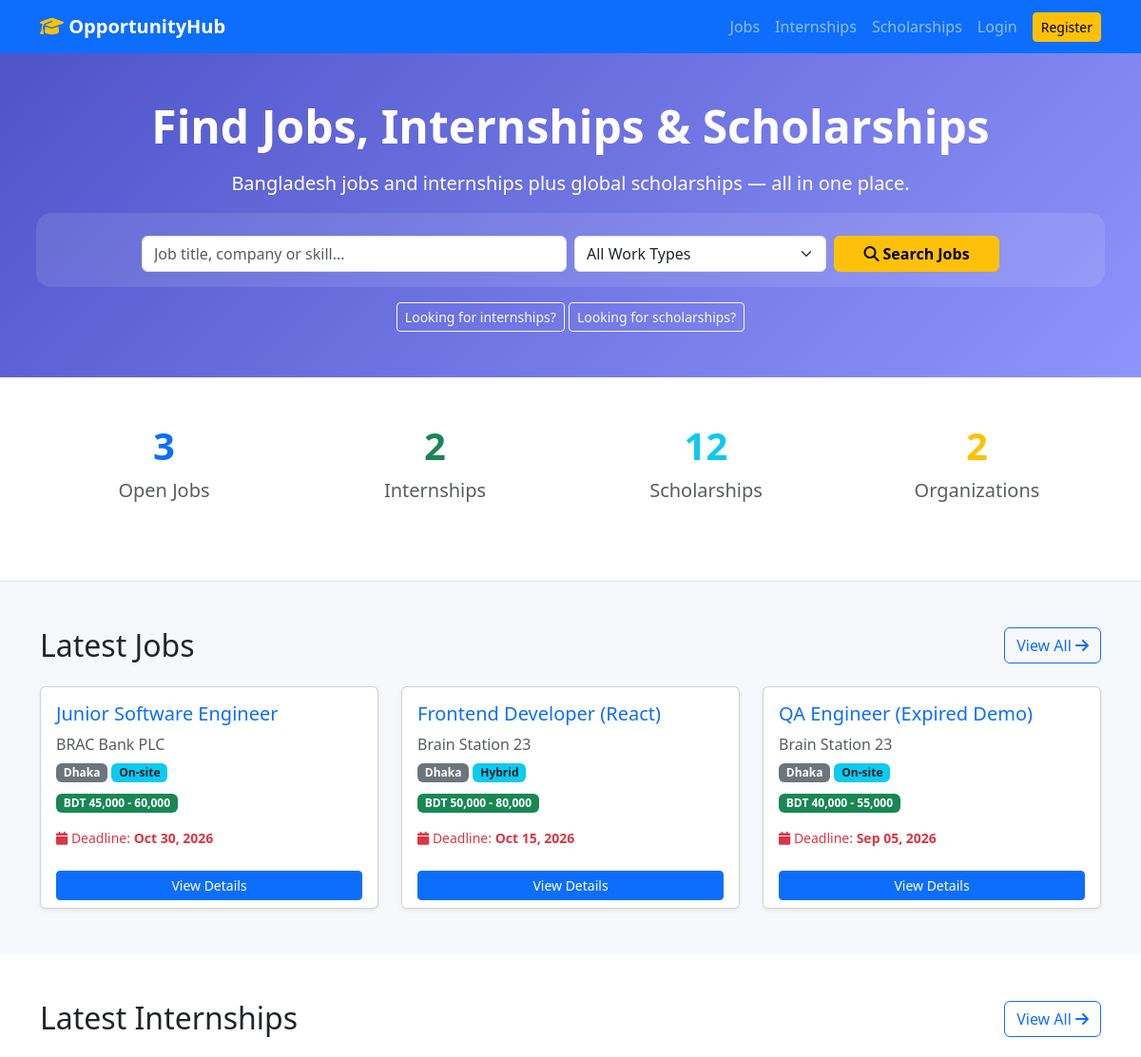
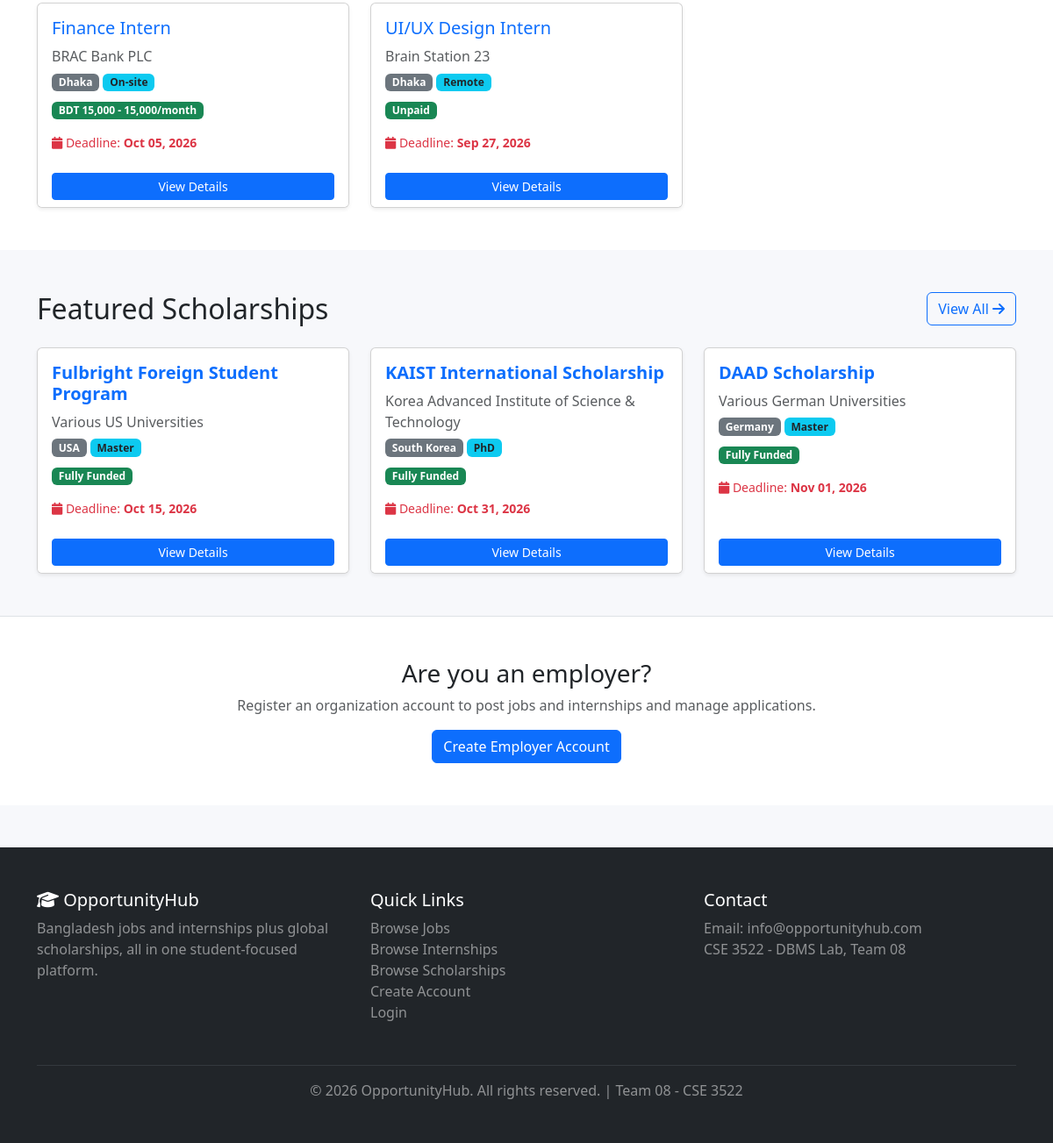
The page /pages/index.php on the database its author committed (2 pictures, top to bottom).
### tables this page shows
CREATE TABLE postings (
    posting_id INT PRIMARY KEY AUTO_INCREMENT,
    organization_id INT NOT NULL,
    posting_type ENUM('Job','Internship') NOT NULL,
    title VARCHAR(200) NOT NULL,
    category_id INT,
    description TEXT,
    responsibilities TEXT,
    requirements TEXT,
    qualifications TEXT,
    skills VARCHAR(255),
    location VARCHAR(150),
    work_type ENUM('Remote','On-site','Hybrid') DEFAULT 'On-site',
    job_type ENUM('Full-time','Part-time','Contract','Temporary') DEFAULT 'Full-time',
    paid_status ENUM('Paid','Unpaid') DEFAULT 'Paid',
    salary_min INT,
    salary_max INT,
    salary_currency VARCHAR(10) DEFAULT 'BDT',
    duration VARCHAR(50),
    vacancies INT DEFAULT 1,
    application_deadline DATE NOT NULL,
    application_method VARCHAR(100) DEFAULT 'Apply on OpportunityHub',
    application_link VARCHAR(255),
    posting_status ENUM('Pending','Active','Rejected','Closed','Expired') DEFAULT 'Pending',
    views INT DEFAULT 0,
    posted_at TIMESTAMP DEFAULT CURRENT_TIMESTAMP,
    updated_at TIMESTAMP DEFAULT CURRENT_TIMESTAMP ON UPDATE CURRENT_TIMESTAMP,
    FOREIGN KEY (organization_id) REFERENCES organizations(organization_id) ON DELETE CASCADE,
    FOREIGN KEY (category_id) REFERENCES categories(category_id) ON DELETE SET NULL,
    INDEX idx_posting_type (posting_type),
    INDEX idx_posting_status (posting_status),
    INDEX idx_posting_deadline (application_deadline),
    INDEX idx_posting_location (location),
    FULLTEXT INDEX ft_posting_search (title, description, skills)
);

CREATE TABLE organizations (
    organization_id INT PRIMARY KEY AUTO_INCREMENT,
    user_id INT NOT NULL,
    org_name VARCHAR(150) NOT NULL,
    industry VARCHAR(100),
    website VARCHAR(255),
    location VARCHAR(150),
    org_size VARCHAR(50),
    founded_year INT,
    description TEXT,
    status ENUM('Pending','Approved','Rejected','Suspended') DEFAULT 'Pending',
    created_at TIMESTAMP DEFAULT CURRENT_TIMESTAMP,
    updated_at TIMESTAMP DEFAULT CURRENT_TIMESTAMP ON UPDATE CURRENT_TIMESTAMP,
    FOREIGN KEY (user_id) REFERENCES users(user_id) ON DELETE CASCADE,
    UNIQUE KEY unique_owner (user_id),
    INDEX idx_org_status (status)
);

CREATE TABLE scholarships (
    scholarship_id INT PRIMARY KEY AUTO_INCREMENT,
    scholarship_name VARCHAR(255) NOT NULL,
    university_name VARCHAR(150) NOT NULL,
    university_website VARCHAR(255),
    country VARCHAR(100) NOT NULL,
    city VARCHAR(100),
    degree_level ENUM('Bachelor', 'Master', 'PhD', 'Diploma', 'Certificate') NOT NULL,
    field_of_study VARCHAR(100),
    funding_type VARCHAR(100),
    funding_coverage ENUM('Fully Funded', 'Partially Funded', 'Tuition Only', 'Accommodation Only') DEFAULT 'Partially Funded',
    scholarship_amount VARCHAR(100),
    description TEXT,
    eligibility_requirements TEXT,
    required_documents TEXT,
    language_requirements VARCHAR(255),
    gpa_requirement DECIMAL(3,2),
    application_deadline DATE NOT NULL,
    start_date DATE,
    intake_month VARCHAR(20),
    status ENUM('Active', 'Published', 'Draft', 'Upcoming', 'Closed', 'Expired') DEFAULT 'Active',
    application_link VARCHAR(255),
    application_method VARCHAR(100),
    total_spots INT,
    contact_email VARCHAR(100),
    contact_phone VARCHAR(20),
    image_url VARCHAR(255),
    views INT DEFAULT 0,
    created_by INT,
    created_at TIMESTAMP DEFAULT CURRENT_TIMESTAMP,
    updated_at TIMESTAMP DEFAULT CURRENT_TIMESTAMP ON UPDATE CURRENT_TIMESTAMP,
    FOREIGN KEY (created_by) REFERENCES users(user_id) ON DELETE SET NULL,
    INDEX idx_country (country),
    INDEX idx_degree (degree_level),
    INDEX idx_field (field_of_study),
    INDEX idx_deadline (application_deadline),
    INDEX idx_status (status),
    FULLTEXT INDEX ft_search (scholarship_name, university_name, field_of_study, description)
);

### includes/functions.php (called while the page is built, shortened)
<?php
function getScholarships($filters = [], $onlyActive = true) {
    global $conn;
    $sql = "SELECT * FROM scholarships WHERE 1=1";
    if ($onlyActive) {
        $sql .= " AND status IN ('Active','Upcoming')";
    }
    $sql .= " ORDER BY application_deadline ASC LIMIT 100";
    $stmt = $conn->prepare($sql);
    $stmt->execute();
    return $stmt->get_result()->fetch_all(MYSQLI_ASSOC);
}
function e($string) {
    return htmlspecialchars($string ?? '', ENT_QUOTES, 'UTF-8');
}
function getPostings($type, $filters = [], $onlyPublic = true) {
    global $conn;
    $sql = "SELECT p.*, o.org_name, o.location AS org_location, o.status AS org_status, c.category_name
            FROM postings p
            INNER JOIN organizations o ON p.organization_id = o.organization_id
            LEFT JOIN categories c ON p.category_id = c.category_id
            WHERE p.posting_type = ?";
    $params = [$type]; $types = "s";
    if ($onlyPublic) {
        $sql .= " AND p.posting_status = 'Active' AND o.status = 'Approved'";
    }
    $sql .= " ORDER BY p.posted_at DESC LIMIT 200";
    $stmt = $conn->prepare($sql);
    $stmt->bind_param($types, ...$params);
    $stmt->execute();
    return $stmt->get_result()->fetch_all(MYSQLI_ASSOC);
}
function formatSalary($posting) {
    if ($posting['posting_type'] === 'Internship') {
        if ($posting['paid_status'] === 'Unpaid') return 'Unpaid';
        if ($posting['salary_min'] || $posting['salary_max']) {
            return $posting['salary_currency'] . ' ' . number_format($posting['salary_min']) .
                   ($posting['salary_max'] ? ' - ' . number_format($posting['salary_max']) : '') . '/month';
        }
        return 'Paid (amount not disclosed)';
    }
    if ($posting['salary_min'] && $posting['salary_max']) {
        return $posting['salary_currency'] . ' ' . number_format($posting['salary_min']) . ' - ' . number_format($posting['salary_max']);
    }
    return $posting['salary_currency'] . ' ' . number_format($posting['salary_min'] ?: $posting['salary_max']);
}

### pages/index.php (the view, shortened to what this page needs)
<?php
require_once '../config/database.php';
require_once '../includes/functions.php';
$featuredJobs        = array_slice(getPostings('Job', [], true), 0, 3);
$featuredInternships = array_slice(getPostings('Internship', [], true), 0, 3);
$featuredScholarships = array_slice(getScholarships([], true), 0, 3);
$total_jobs = $conn->query("SELECT COUNT(*) c FROM postings p INNER JOIN organizations o ON p.organization_id=o.organization_id
                            WHERE p.posting_type='Job' AND p.posting_status='Active' AND o.status='Approved'")->fetch_assoc()['c'];
$total_internships = $conn->query("SELECT COUNT(*) c FROM postings p INNER JOIN organizations o ON p.organization_id=o.organization_id
                            WHERE p.posting_type='Internship' AND p.posting_status='Active' AND o.status='Approved'")->fetch_assoc()['c'];
$total_scholarships = $conn->query("SELECT COUNT(*) c FROM scholarships WHERE status IN ('Active','Upcoming')")->fetch_assoc()['c'];
$total_orgs = $conn->query("SELECT COUNT(*) c FROM organizations WHERE status='Approved'")->fetch_assoc()['c'];
include '../includes/header.php';
?>
<section class="hero py-5">
  <div class="container text-center text-white">
    <h1 class="display-5 fw-bold mb-3">Find Jobs, Internships &amp; Scholarships</h1>
    <p class="lead mb-4">Bangladesh jobs and internships plus global scholarships &mdash; all in one place.</p>
    <form method="GET" action="jobs.php" class="row g-2 justify-content-center bg-white bg-opacity-10 p-3 rounded-4">
      <div class="col-md-5">
        <input type="text" class="form-control" name="search" placeholder="Job title, company or skill...">
      </div>
      <div class="col-md-3">
        <select class="form-select" name="work_type">
          <option value="">All Work Types</option>
        </select>
      </div>
      <div class="col-md-2">
        <button type="submit" class="btn btn-warning w-100 fw-bold"><i class="fas fa-search"></i> Search Jobs</button>
      </div>
    </form>
    <div class="mt-3">
      <a href="internships.php" class="btn btn-outline-light btn-sm">Looking for internships?</a>
      <a href="scholarships.php" class="btn btn-outline-light btn-sm">Looking for scholarships?</a>
    </div>
  </div>
</section>
<section class="stats py-5 bg-white border-bottom">
  <div class="container">
    <div class="row text-center">
      <div class="col-md-3 mb-3"><h2 class="display-6 text-primary fw-bold"><?php echo $total_jobs; ?></h2><p class="lead text-muted">Open Jobs</p></div>
      <div class="col-md-3 mb-3"><h2 class="display-6 text-success fw-bold"><?php echo $total_internships; ?></h2><p class="lead text-muted">Internships</p></div>
      <div class="col-md-3 mb-3"><h2 class="display-6 text-info fw-bold"><?php echo $total_scholarships; ?></h2><p class="lead text-muted">Scholarships</p></div>
      <div class="col-md-3 mb-3"><h2 class="display-6 text-warning fw-bold"><?php echo $total_orgs; ?></h2><p class="lead text-muted">Organizations</p></div>
    </div>
  </div>
</section>
<?php
function renderPostingCards($items, $emptyMsg) {
    foreach ($items as $p) { ?>
      <div class="col-md-4">
        <div class="card h-100 shadow-sm hover-card">
          <div class="card-body">
            <h5 class="card-title text-primary"><?php echo e($p['title']); ?></h5>
            <p class="card-text text-muted mb-1"><?php echo e($p['org_name']); ?></p>
            <p class="card-text mb-2">
              <span class="badge bg-secondary"><?php echo e($p['location']); ?></span>
              <span class="badge bg-info text-dark"><?php echo e($p['work_type']); ?></span>
            </p>
            <p class="card-text"><span class="badge bg-success"><?php echo e(formatSalary($p)); ?></span></p>
            <p class="small text-danger mb-0"><i class="fas fa-calendar"></i> Deadline:
              <strong><?php echo date('M d, Y', strtotime($p['application_deadline'])); ?></strong></p>
          </div>
          <div class="card-footer bg-white border-0">
            <a href="posting-details.php?id=<?php echo (int)$p['posting_id']; ?>" class="btn btn-primary btn-sm w-100">View Details</a>
          </div>
        </div>
      </div>
    <?php }
}
?>
<section class="py-5">
  <div class="container">
    <div class="d-flex justify-content-between align-items-center mb-4">
      <h2 class="mb-0">Latest Jobs</h2>
      <a href="jobs.php" class="btn btn-outline-primary">View All <i class="fas fa-arrow-right"></i></a>
    </div>
    <div class="row g-4"><?php renderPostingCards($featuredJobs, 'No jobs posted yet. Check back soon.'); ?></div>
  </div>
</section>
<section class="py-5 bg-white">
  <div class="container">
    <div class="d-flex justify-content-between align-items-center mb-4">
      <h2 class="mb-0">Latest Internships</h2>
      <a href="internships.php" class="btn btn-outline-primary">View All <i class="fas fa-arrow-right"></i></a>
    </div>
    <div class="row g-4"><?php renderPostingCards($featuredInternships, 'No internships posted yet. Check back soon.'); ?></div>
  </div>
</section>
<section class="py-5">
  <div class="container">
    <div class="d-flex justify-content-between align-items-center mb-4">
      <h2 class="mb-0">Featured Scholarships</h2>
      <a href="scholarships.php" class="btn btn-outline-primary">View All <i class="fas fa-arrow-right"></i></a>
    </div>
    <div class="row g-4">
      <?php foreach ($featuredScholarships as $s): ?>
        <div class="col-md-4">
          <div class="card h-100 shadow-sm hover-card scholarship-card">
            <div class="card-body">
              <h5 class="card-title text-primary"><?php echo e($s['scholarship_name']); ?></h5>
              <p class="card-text text-muted mb-1"><?php echo e($s['university_name']); ?></p>
              <p class="card-text mb-2">
                <span class="badge bg-secondary"><?php echo e($s['country']); ?></span>
                <span class="badge bg-info text-dark"><?php echo e($s['degree_level']); ?></span>
              </p>
              <p class="card-text"><span class="badge bg-success"><?php echo e($s['funding_coverage']); ?></span></p>
              <p class="small text-danger mb-0"><i class="fas fa-calendar"></i> Deadline:
                <strong><?php echo date('M d, Y', strtotime($s['application_deadline'])); ?></strong></p>
            </div>
            <div class="card-footer bg-white border-0">
              <a href="scholarship-details.php?id=<?php echo (int)$s['scholarship_id']; ?>" class="btn btn-primary btn-sm w-100">View Details</a>
            </div>
          </div>
        </div>
      <?php endforeach; ?>
    </div>
  </div>
</section>
<section class="py-5 bg-white border-top">
  <div class="container text-center">
    <h3>Are you an employer?</h3>
    <p class="text-muted">Register an organization account to post jobs and internships and manage applications.</p>
    <a href="register.php" class="btn btn-primary">Create Employer Account</a>
  </div>
</section>
<?php include '../includes/footer.php'; ?>

### css/style.css (style rules this page uses)
body { font-family: 'Segoe UI', Tahoma, Geneva, Verdana, sans-serif; background-color: #f7f8fb; }
.hero { background: linear-gradient(135deg, #4e54c8 0%, #8f94fb 100%); }
.hover-card { transition: transform 0.2s ease, box-shadow 0.2s ease; }
.scholarship-card .card-title { font-weight: 600; }

### rows shown on the page
postings: title "Junior Software Engineer", organization.org_name "BRAC Bank PLC", location "Dhaka", work_type "On-site", formatSalary($p) "BDT 45,000 - 60,000", application_deadline "Oct 30, 2026"
postings: title "Frontend Developer (React)", organization.org_name "Brain Station 23", location "Dhaka", work_type "Hybrid", formatSalary($p) "BDT 50,000 - 80,000", application_deadline "Oct 15, 2026"
postings: title "QA Engineer (Expired Demo)", organization.org_name "Brain Station 23", location "Dhaka", work_type "On-site", formatSalary($p) "BDT 40,000 - 55,000", application_deadline "Sep 05, 2026"
postings: title "Finance Intern", organization.org_name "BRAC Bank PLC", location "Dhaka", work_type "On-site", formatSalary($p) "BDT 15,000 - 15,000/month", application_deadline "Oct 05, 2026"
postings: title "UI/UX Design Intern", organization.org_name "Brain Station 23", location "Dhaka", work_type "Remote", paid_status "Unpaid", application_deadline "Sep 27, 2026"
scholarships: scholarship_name "Fulbright Foreign Student Program", university_name "Various US Universities", country "USA", degree_level "Master", funding_coverage "Fully Funded", application_deadline "Oct 15, 2026"
scholarships: scholarship_name "KAIST International Scholarship", university_name "Korea Advanced Institute of Science & Technology", country "South Korea", degree_level "PhD", funding_coverage "Fully Funded", application_deadline "Oct 31, 2026"
scholarships: scholarship_name "DAAD Scholarship", university_name "Various German Universities", country "Germany", degree_level "Master", funding_coverage "Fully Funded", application_deadline "Nov 01, 2026"

### other values the page prints
$total_jobs "3"
$total_internships "2"
$total_scholarships "12"
$total_orgs "2"
